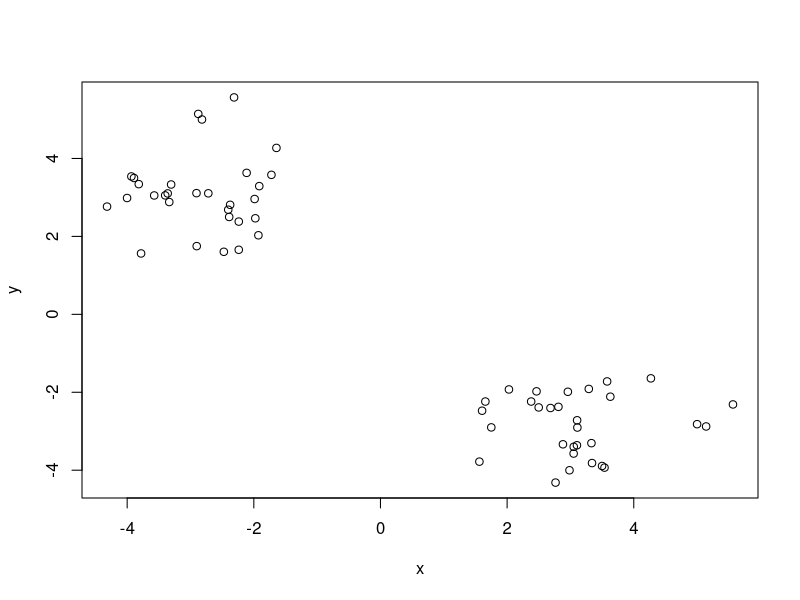
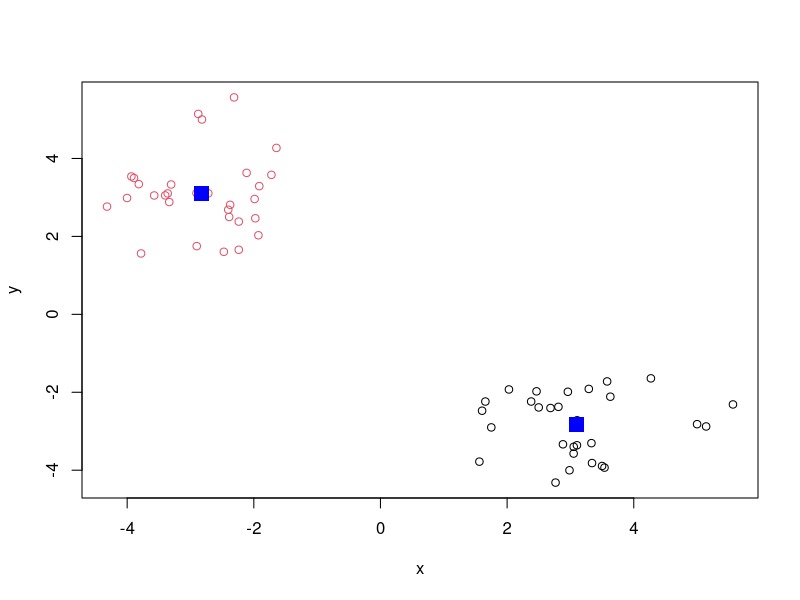
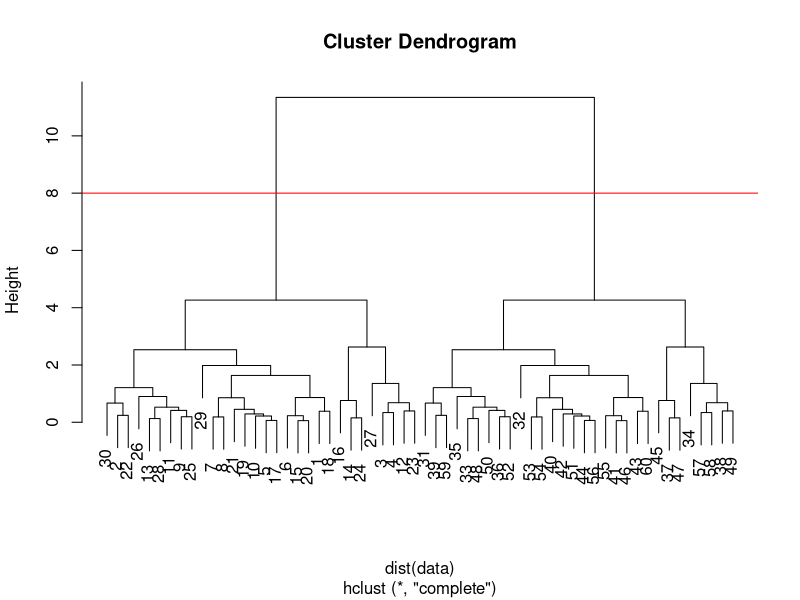
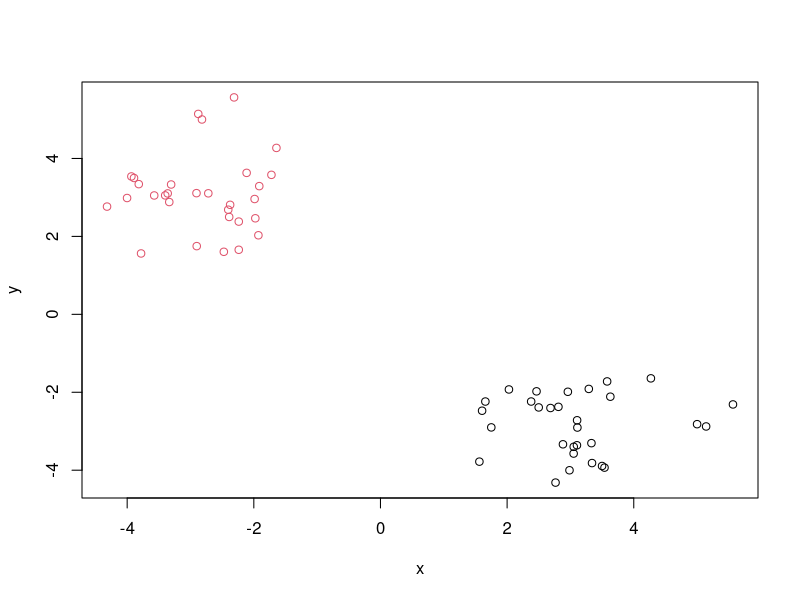

The R source for these figures, in order:
## ---- chunk 1
#here we are making up some data to learn and test with
# give rnorm n number of points you want, mean, and sd. It will output a random data set
# cbind takes a vector and binds it to another column next to it
# rbind will do the same but add another row
# now the data is clustered into two

tmp <- c(rnorm(30, 3), rnorm(30,-3))
data <- cbind(x=tmp, y=rev(tmp))
plot(data)
## ---- chunk 2
#now we will run kmeans. Set k to 2 and nstart to 20. You have to tell it how many clusters you want
#clustering vector is telling you which cluster each element of data is in
km <- kmeans(data, centers = 2, nstart = 20)
km
## ---- chunk 3
# Q. How many points are in each cluster?
km$size
## ---- chunk 4
# Q What component of your result object details cluster assignment/membership?
km$cluster

## ---- chunk 5
# Q What component of your result object details cluster center?
km$center

## ---- chunk 6
# Q What component of your result object details cluster assignment and add cluster centers as blue points

plot(data, col=km$cluster)
points(km$centers, col="blue", pch=15, cex=2)


## ---- chunk 7
#we will use the 'hclust()' function on the same data as above
# can can't just feed in the previous data set. We need to give it a measure of how similar each point is to each other (dist)
hc <- hclust(dist(data))
hc

## ---- chunk 8
#hclust has a plot method. Here it produced a cluster dendrogram. The numbers at the bottom are what the row names are. The first group is 1-30 and the second is 31-60. The two groups are far away from each other. Now we will cut the tree so we can get the two groups seperated.
plot(hc)
abline(h=8, col="red")

## ---- chunk 9
# to find our membership vector, we need to 'cut' the tree and for this we use the term 'cutree()' function. We input the height (h) where we want to cut based on the graph above.
cutree(hc,h=8)


## ---- chunk 10
# can also cut the tree so you have a distinct number of branches
grps <- cutree(hc,k=2)
## ---- chunk 11
plot(data, col=grps)
